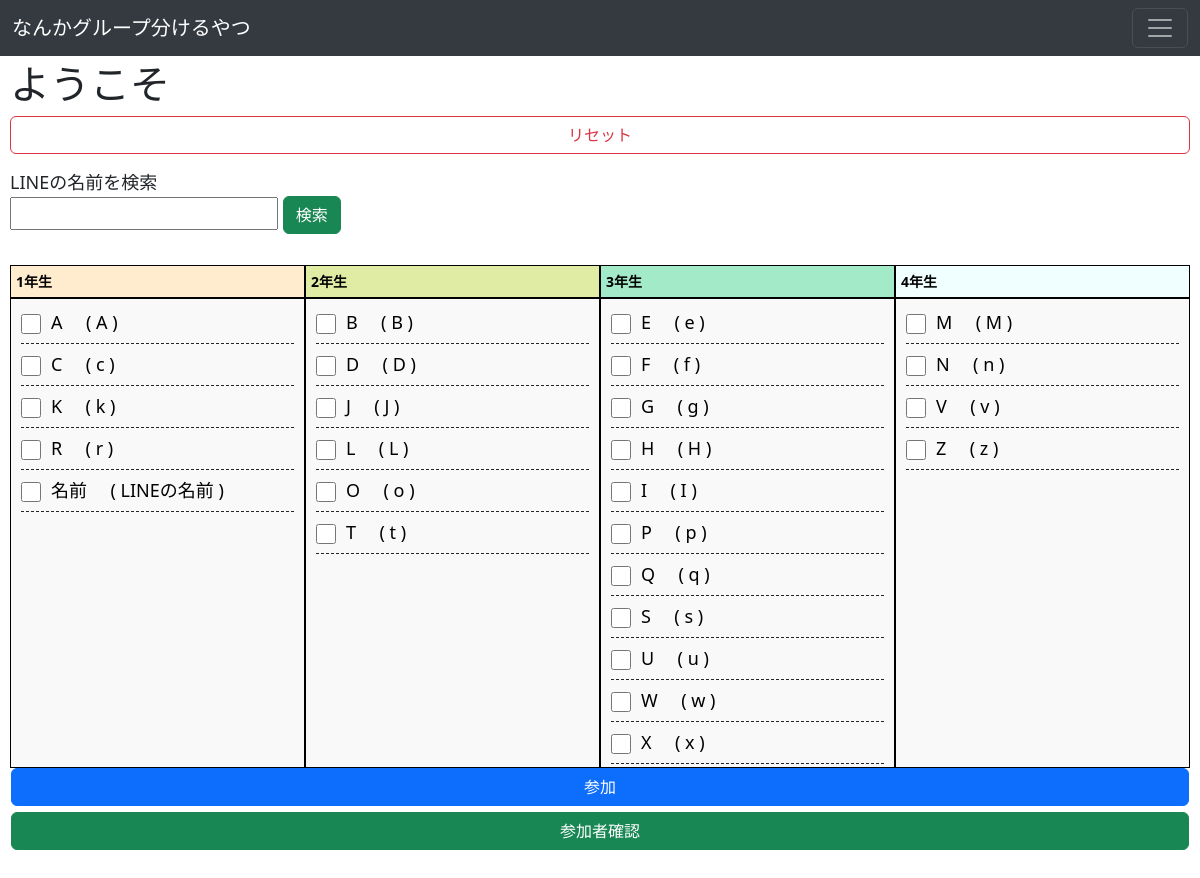
The page / on the database its author committed.
### app.py (models this page shows)
class Post(db.Model):
    __tablename__ = 'member'
    id = db.Column(db.Integer,primary_key=True)
    name = db.Column(db.String(30),nullable = True)
    line = db.Column(db.String(50),nullable = False)
    read = db.Column(db.String(30),nullable= True )
    grade = db.Column(db.Integer,nullable= False)
    sex   = db.Column(db.String(1),nullable = False)
    belong = db.Column(db.Integer, nullable=False)

### app.py (the view, shortened to what this page needs)
@app.route('/', methods=['GET','POST'])
def index():
    global exchange, line_member
    exchange = []
    if request.method == 'GET':
        members1 = Post.query.filter(Post.grade==1).order_by(Post.read.asc()).all()
        c1 = len(members1)
        members2 = Post.query.filter(Post.grade==2).order_by(Post.read.asc()).all()
        c2 = len(members2)
        members3 = Post.query.filter(Post.grade==3).order_by(Post.read.asc()).all()
        c3 = len(members3)
        members4 = Post.query.filter(Post.grade==4).order_by(Post.read.asc()).all()
        c4 = len(members4)
        return rt('index.html', members1=members1,members2=members2,members3=members3,members4=members4,greeding=comment,c1=c1,c2=c2,c3=c3,c4=c4,line_member=line_member)

### templates/index.html (shortened to what this page needs)
{% extends 'base.html' %}
{% block head %}
<link rel="stylesheet" href="{{ url_for('static', filename='css/detail.css') }}">
{% endblock %}
{% block body %}
<h1>{{ greeding }}</h1>
<div class="d-grid gap-2 choices">
    <form action="/reset" method ="POST">
        <input type="submit" class="btn btn-outline-danger choise" value="リセット">
    </form>
</div>
<div class="lookfor">
    <div class="search">
        <form action="/search" method="POST">
            <label for="line_name">LINEの名前を検索</label>
            <input type="text" name="line_name">
            <button type="submit" class="btn btn-success">検索</button>
        </form>
    </div>
</div>
<div class="members">
    <div class="grades g-1">
        <div class ="box_title t-1">1年生</div>
        <div class ="box_srcollbar">
        {% for member in members1 %}
        <div class="person">
            <div class="person_check">
                <input type="checkbox" id ="参加" name="joining" value="{{ member.id }}"
                >
            </div>
            <div class="person_name">
                <p>{{ member.name }} &nbsp; &nbsp; ( {{member.line}} )</p>
            </div>
        </div>
        {% endfor %}
        </div>
    </div>
    <div class="grades g-2">
        <div class ="box_title t-2">2年生</div>
        <div class ="box_srcollbar">
        {% for member in members2 %}
        <div class="person">
            <div class="person_check">
                <input type="checkbox" id ="参加" name="joining" value="{{ member.id }}"
                >
            </div>
            <div class="person_name">
                <p>{{ member.name }} &nbsp; &nbsp; ( {{member.line}} )</p>
            </div>
        </div>
        {% endfor %}
    </div>
    </div>
    <div class="grades g-3 ">
        <div class ="box_title t-3">3年生</div>
        <div class ="box_srcollbar">
        {% for member in members3 %}
        <div class="person">
            <div class="person_check">
                <input type="checkbox" id ="参加" name="joining" value="{{ member.id }}"
                >
            </div>
            <div class="person_name">
                <p>{{ member.name }} &nbsp; &nbsp; ( {{member.line}} )</p>
            </div>
        </div>
        {% endfor %}
        </div>
    </div>
    <div class="grades g-4 t-4">
        <div class ="box_title">4年生</div>
        <div class ="box_srcollbar">
        {% for member in members4 %}
        <div class="person">
            <div class="person_check">
                <input type="checkbox" id ="参加" name="joining" value="{{ member.id }}"
                >
            </div>
            <div class="person_name">
                <p>{{ member.name }} &nbsp; &nbsp; ( {{member.line}} )</p>
            </div>
        </div>
        {% endfor %}
    </div>
</div>
    <div class="d-grid gap-2 asign">
        <button type="submit" class ="btn btn-primary choise">参加</button>
    </div>
<div class="d-grid gap-2 asign">
    <form action="/joiner" method ="GET">
        <input type="submit" class="btn btn-success choise" value="参加者確認">
    </form>
</div>
{% endblock %}

### static/css/base.css (style rules this page uses)
body { padding: 0px 10px; }
.g-1 { float:left; }
.g-2 { float:left; }
.g-3 { float:left; }
.g-4 { float:left; }
.t-1 { background-color: blanchedalmond; }
.t-2 { background-color: rgb(224, 236, 164); }
.t-3 { background-color: rgb(163, 234, 200); }
.t-4 { background-color: azure; }

### static/css/detail.css (style rules this page uses)
.grades { display: inline-block; width:25%; height: 500px; }
.box_srcollbar { margin-bottom: 10px; }
.asign { padding:3px 1px; }
.choise { width: 100%; }
.choices { padding-bottom: 5px; }
.person { width: 100%; display: inline-block; border-bottom: 0.5px dashed #272323; height: 35px; }
.person_check { float:left; margin-right:10px; }
.person_check input[type = checkbox] { vertical-align: middle; height: 20px; width: 20px; }
.person_name { float:left }
.members { margin-bottom: 30px; height: auto; }
.box_srcollbar { overflow:auto; height: 470px; padding:10px; width:100%; border:1px solid #000; background-color:#F9F9F9; color:#000; font-size:18px; }
.box_title { border:1px solid #000; padding:5px; font-weight:bold; font-size:14px; color:#000; }
.search { width: 30%; font-size: 18px; float: left; }
.lookfor { width: 100%; height: 80px; display: inline-block; font-size: 0px; margin: 10px 0px; }

### rows shown on the page
Post: name "A", line "A"
Post: name "C", line "c"
Post: name "K", line "k"
Post: name "R", line "r"
Post: name "名前", line "LINEの名前"
Post: name "B", line "B"
Post: name "D", line "D"
Post: name "J", line "J"
Post: name "L", line "L"
Post: name "O", line "o"
Post: name "T", line "t"
Post: name "E", line "e"
Post: name "F", line "f"
Post: name "G", line "g"
Post: name "H", line "H"
Post: name "I", line "I"
Post: name "P", line "p"
Post: name "Q", line "q"
Post: name "S", line "s"
Post: name "U", line "u"
Post: name "W", line "w"
Post: name "X", line "x"
Post: name "M", line "M"
Post: name "N", line "n"
Post: name "V", line "v"
Post: name "Z", line "z"

### other values the page prints
{{ greeding }} "ようこそ"
